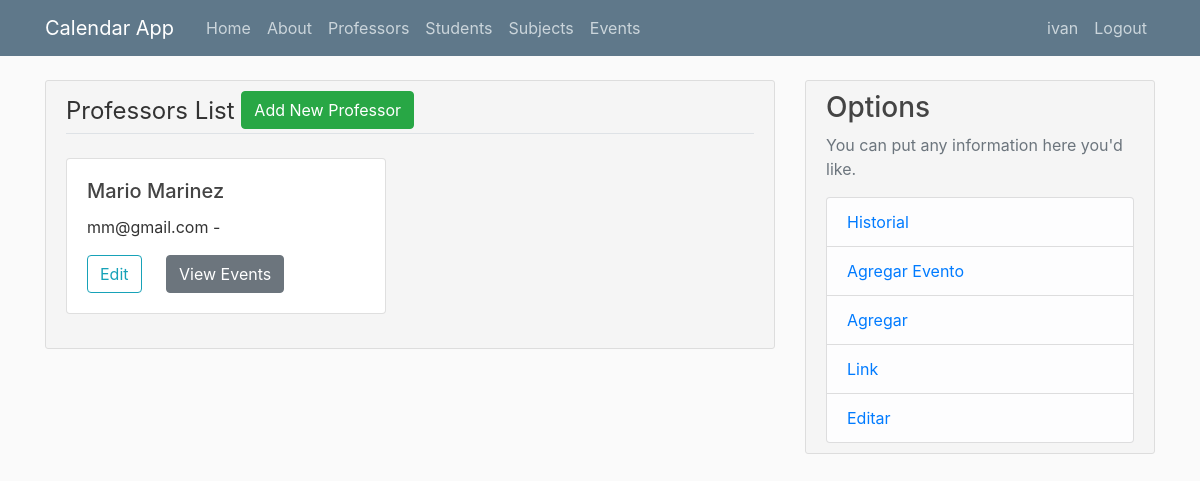
The app's page /professors (signed in), older data.
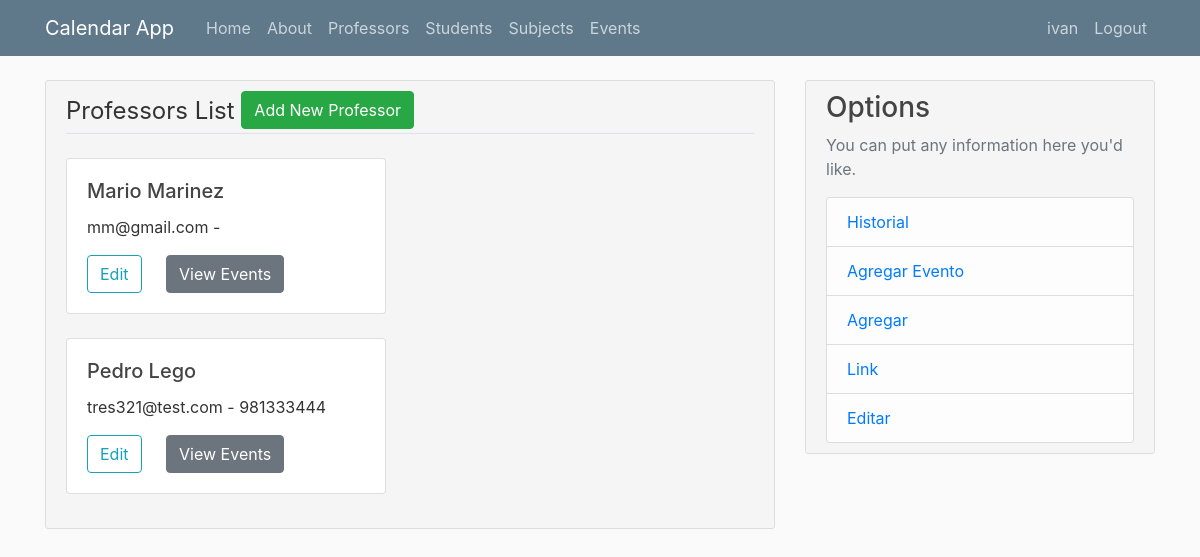
The same page, newer data.
### flaskcalendar/models.py (models this page shows, shortened)
class Professor(db.Model):
    id = db.Column(db.Integer, primary_key=True)
    name = db.Column(db.String(100), nullable=False)
    last_name = db.Column(db.String(100), nullable=False)
    email = db.Column(db.String(120), unique=True, nullable=True)
    phone = db.Column(db.Integer)
    events = db.relationship('Event', backref='professor', lazy=True, cascade="all, delete-orphan")
    subjects = db.relationship('ProfessorSubjects', backref='professor', lazy=True, cascade="all, delete-orphan")
    author_id =  db.Column(db.Integer, db.ForeignKey('user.id'), nullable=False)
    def fullName(self):
        return f"{self.name} {self.last_name}"

### flaskcalendar/professors/routes.py (the view)
@professorsAPP.route("/professors")
def professors():
    professorsList = []
    if current_user.is_authenticated:
        professorsList = Professor.query.filter_by(author_id=current_user.id)
    return render_template('professors/professors.html', pList = professorsList)

### flaskcalendar/models.py (called while the page is built)
@login_manager.user_loader
def load_user(user_id):
    return User.query.get(int(user_id))

### flaskcalendar/templates/professors/professors.html
{% extends "layout.html" %}
{% block content %}
<div class="content-section">
        <legend class='border-bottom mb-4'>
          Professors List
          {% if current_user.is_authenticated %}
            <a class="btn btn-success mb-1 align-text-right" href="{{url_for('professors.add_professor')}}">Add New Professor</a>
          {% endif %}
        </legend>
{% for instance in pList %}
    <div class="card" style="width: 20rem;">
        <div class="card-body">
          <h5 class="card-title">{{ instance.fullName() }}</h5>
          <p class="card-text">{{instance.email}} - {{instance.phone}}</p>
          <a href="{{url_for('professors.edit_professor',Professor=instance.id)}}" class="card-link btn btn-outline-info">Edit</a>
          <a href="{{url_for('professors.professor',id=instance.id)}}" class="card-link btn btn-secondary">View Events</a>
        </div>
      </div>
<br>
{% endfor %}
</div>
{% endblock content %}

Row changes from the older to the newer data that the page shows:
added Professor: fullName "Pedro Lego", email "tres321@test.com", phone "981333444"
